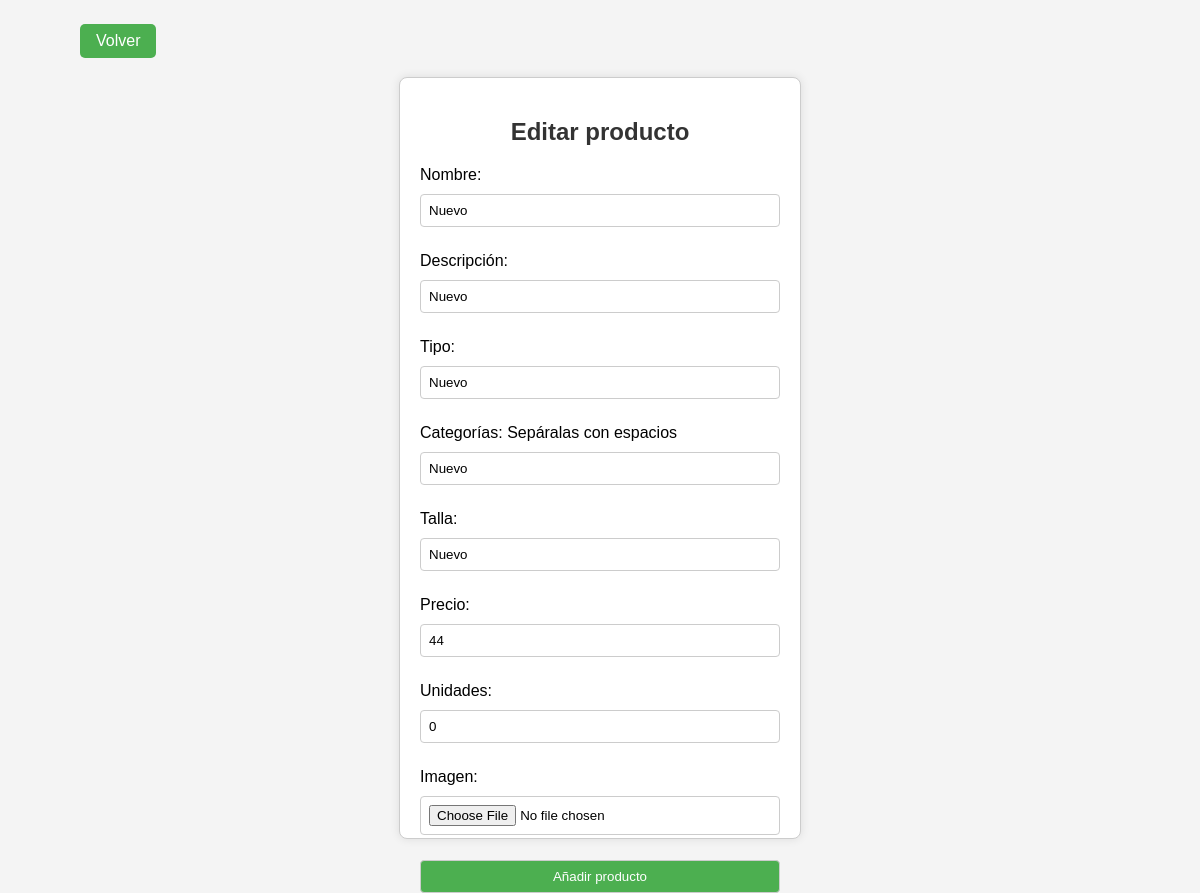
/View/EditarProductoForm.php?id=19 (signed in), run on the app's committed database.
### tables this page shows
CREATE TABLE `producto` (
  `id` int(11) NOT NULL,
  `nombre` varchar(100) NOT NULL,
  `descripcion` varchar(245) NOT NULL,
  `tipo` varchar(50) NOT NULL,
  `categorias` varchar(245) NOT NULL,
  `talla` varchar(20) NOT NULL,
  `precio` float NOT NULL,
  `unidades` int(11) NOT NULL,
  `imagen` longblob NOT NULL,
  `idNegocio` int(11) NOT NULL
);

### Model/Producto.php (called while the page is built, shortened)
<?php
    class Producto{
        private string $nombre;
        private string $descripcion;
        private string $tipo;
        private string $categorias;
        private string $talla;
        private float $precio;
        private string $unidades;
        public function __construct($nombre, $descripcion, $tipo, $categorias, $talla, $precio, $unidades, $imagen, $id="", $idNegocio=""){
            $this->nombre = $nombre;
            $this->descripcion = $descripcion;
            $this->tipo = $tipo;
            $this->categorias = $categorias;
            $this->talla = $talla;
            $this->precio = $precio;
            $this->unidades = $unidades;
        }
        public static function getProductoByID($idProducto){
            $conexion = CeutaShopDB::conectarDB();
            $select = "SELECT * FROM producto WHERE id=:id;";
            $stmt = $conexion->prepare($select);
            $stmt->bindParam(":id", $idProducto);
            $stmt->execute();
            $resultado = $stmt->fetch(PDO::FETCH_ASSOC);
            if($resultado){
                return new Producto($resultado['nombre'], $resultado['descripcion'], $resultado['tipo'], $resultado['categorias'], $resultado['talla'], $resultado['precio'], $resultado['unidades'], $resultado['imagen'], $resultado['id'], $resultado['idNegocio']);
            }else{
                return "No se ha encontrado ningún producto con ese id.";
            }
        }
        public function getNombre(){
            return $this->nombre;
        }
        public function getDescripcion(){
            return $this->descripcion;
        }
        public function getTipo(){
            return $this->tipo;
        }
        public function getCategorias(){
            return $this->categorias;
        }
        public function getTalla(){
            return $this->talla;
        }
        public function getPrecio(){
            return $this->precio;
        }
        public function getUnidades(){
            return $this->unidades;
        }
    }
?>

### View/EditarProductoForm.php (the view, shortened to what this page needs)
<?php
  require_once("../Model/Producto.php");
  include_once("Assets/Templates/AperturaForm.php");
  echo "<a class='boton' href='../index.php'>Volver</a>";
  if(isset($_GET["id"])){
    $idProducto = $_GET["id"];
    $producto = Producto::getProductoByID($idProducto);
    $nombre = $producto->getNombre();
    $descripcion = $producto->getDescripcion();
    $tipo = $producto->getTipo();
    $categorias = $producto->getCategorias();
    $talla = $producto->getTalla();
    $precio = $producto->getPrecio();
    $unidades = $producto->getUnidades();
    echo "<div class=contenedor-formulario>
        <form class='formulario' action='../Controller/EditarProducto.php' enctype='multipart/form-data' method='POST'>
          <h2>Editar producto</h2>
          <label>Nombre: </label>
          <input type='text' name='nombre' value='$nombre' required>
          <p></p>
          <label>Descripción: </label>
          <input type='text' name='descripcion' value='$descripcion' required>
          <p></p>
          <label>Tipo: </label>
          <input type='text' name='tipo' value='$tipo' required>
          <p></p>
          <label>Categorías: Sepáralas con espacios</label>
          <input type='text' name='categorias' value='$categorias' required>
          <p></p>
          <label>Talla: </label>
          <input type='text' name='talla' value='$talla' required>
          <p></p>
          <label>Precio: </label>
          <input type='number' step='0.01' name='precio' value='$precio' required>
          <p></p>
          <label>Unidades: </label>
          <input type='number' name='unidades' value='$unidades' required>
          <p></p>
          <input type='text' name='id' value='$idProducto' hidden>
          <label>Imagen: </label>
          <input type='file' name='imagen'>
          <p></p>
          <input type='submit' name='editar' value='Añadir producto'>
        </form>";
    echo "</div>";
  }
?>

### View/Assets/CSS/LogUsuariosForm.css (style rules this page uses)
body { font-family: Arial, sans-serif; background-color: #f4f4f4; margin: 0; padding: 0; }
.boton { display: inline-block; margin-top: 3vh; margin-left: 80px; padding: 8px 16px; text-decoration: none; background-color: #4CAF50; color: white; border-radius: 5px; }
.contenedor-formulario { display: flex; justify-content: center; align-items: center; height: 100vh; }
.formulario { width: 30vw; height: 90%; background-color: #fff; border: 1px solid #ccc; border-radius: 8px; padding: 20px; box-shadow: 0 0 10px rgba(0, 0, 0, 0.1); margin: 10px; }
h2 { text-align: center; color: #333; }
form { display: flex; flex-direction: column; }
label { margin-bottom: 10px; }
input { padding: 8px; margin-bottom: 15px; border: 1px solid #ccc; border-radius: 4px; }
input[type="submit"] { background-color: #4CAF50; color: white; cursor: pointer; }

### data on the page
producto: nombre "Nuevo", descripcion "Nuevo", tipo "Nuevo", categorias "Nuevo", talla "Nuevo", precio "44", unidades "0"
